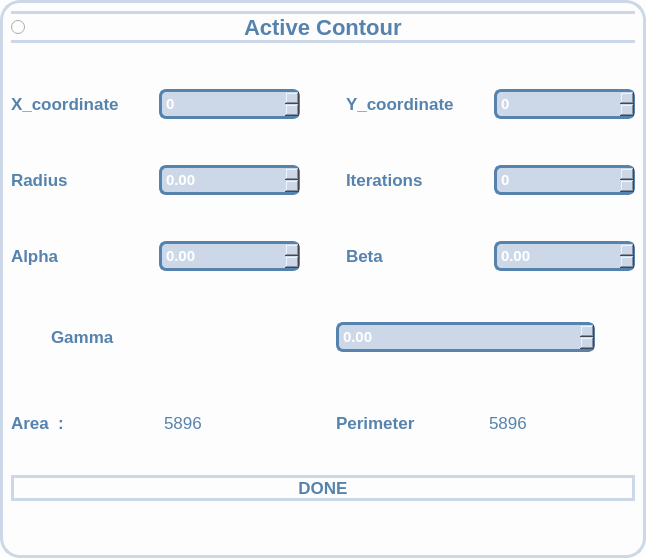
              <widget class="QWidget" name="widget_10" native="true">
               <property name="sizePolicy">
                <sizepolicy hsizetype="Expanding" vsizetype="Expanding">
                 <horstretch>0</horstretch>
                 <verstretch>0</verstretch>
                </sizepolicy>
               </property>
               <property name="styleSheet">
                <string notr="true">
background:#fdfdfd;
  border: 3px solid #ccd8e8;
  border-radius: 20px;</string>
               </property>
               <layout class="QHBoxLayout" name="horizontalLayout_19">
                <item>
                 <layout class="QVBoxLayout" name="verticalLayout_8">
                  <item>
                   <widget class="QRadioButton" name="RadioButton_ActiveContour">
                    <property name="font">
                     <font>
                      <pointsize>-1</pointsize>
                      <bold>true</bold>
                     </font>
                    </property>
                    <property name="styleSheet">
                     <string notr="true">Font-size:22px;
font-weight:bold;
background:#fdfdfd;
color:#5583ad;
 border-top: 3px solid #ccd8e8;
 border-bottom: 3px solid#ccd8e8;
border-left:None;
border-right:None;
</string>
                    </property>
                    <property name="text">
                     <string>                                   Active Contour                                      </string>
                    </property>
                    <property name="checked">
                     <bool>false</bool>
                    </property>
                   </widget>
                  </item>
                  <item>
                   <spacer name="verticalSpacer_8">
                    <property name="orientation">
                     <enum>Qt::Orientation::Vertical</enum>
                    </property>
                    <property name="sizeHint" stdset="0">
                     <size>
                      <width>20</width>
                      <height>40</height>
                     </size>
                    </property>
                   </spacer>
                  </item>
                  <item>
                   <layout class="QHBoxLayout" name="horizontalLayout_20">
                    <item>
                     <widget class="QLabel" name="label_param_3">
                      <property name="font">
                       <font>
                        <pointsize>-1</pointsize>
                        <bold>true</bold>
                       </font>
                      </property>
                      <property name="styleSheet">
                       <string notr="true">Font-size:17px;
font-weight:bold;
background:#fdfdfd;
color:#5583ad;

border:None;</string>
                      </property>
                      <property name="text">
                       <string>X_coordinate</string>
                      </property>
                     </widget>
                    </item>
                    <item>
                     <widget class="QSpinBox" name="rg_threshold_spinbox_3">
                      <property name="font">
                       <font>
                        <pointsize>-1</pointsize>
                        <bold>true</bold>
                       </font>
                      </property>
                      <property name="styleSheet">
                       <string notr="true">Font-size:15px;
font-weight:bold;
background: #ccd8e8;
color:white;
border:3px solid black;
padding:2px;
border-radius:7px;
 border: 3px solid#5583ad;;</string>
                      </property>
                     </widget>
                    </item>
                    <item>
                     <spacer name="horizontalSpacer_49">
                      <property name="orientation">
                       <enum>Qt::Orientation::Vertical</enum>
                      </property>
                      <property name="sizeHint" stdset="0">
                       <size>
                        <width>40</width>
                        <height>20</height>
                       </size>
                      </property>
                     </spacer>
                    </item>
                    <item>
                     <widget class="QLabel" name="label_param_6">
                      <property name="font">
                       <font>
                        <pointsize>-1</pointsize>
                        <bold>true</bold>
                       </font>
                      </property>
                      <property name="styleSheet">
                       <string notr="true">Font-size:17px;
font-weight:bold;
background:#fdfdfd;
color:#5583ad;

border:None;</string>
                      </property>
                      <property name="text">
                       <string>Y_coordinate</string>
                      </property>
                     </widget>
                    </item>
                    <item>
                     <widget class="QSpinBox" name="rg_threshold_spinbox_4">
                      <property name="font">
                       <font>
                        <pointsize>-1</pointsize>
                        <bold>true</bold>
                       </font>
                      </property>
                      <property name="styleSheet">
                       <string notr="true">Font-size:15px;
font-weight:bold;
background: #ccd8e8;
color:white;
border:3px solid black;
padding:2px;
border-radius:7px;
 border: 3px solid#5583ad;;</string>
                      </property>
                     </widget>
                    </item>
                   </layout>
                  </item>
                  <item>
                   <spacer name="verticalSpacer_9">
                    <property name="orientation">
                     <enum>Qt::Orientation::Vertical</enum>
                    </property>
                    <property name="sizeHint" stdset="0">
                     <size>
                      <width>20</width>
                      <height>40</height>
                     </size>
                    </property>
                   </spacer>
                  </item>
                  <item>
                   <layout class="QHBoxLayout" name="horizontalLayout_29">
                    <item>
                     <widget class="QLabel" name="label_param_15">
                      <property name="font">
                       <font>
                        <pointsize>-1</pointsize>
                        <bold>true</bold>
                       </font>
                      </property>
                      <property name="styleSheet">
                       <string notr="true">Font-size:17px;
font-weight:bold;
background:#fdfdfd;
color:#5583ad;

border:None;</string>
                      </property>
                      <property name="text">
                       <string>Radius</string>
                      </property>
                     </widget>
                    </item>
                    <item>
                     <widget class="QDoubleSpinBox" name="rg_threshold_spinbox_13">
                      <property name="font">
                       <font>
                        <pointsize>-1</pointsize>
                        <bold>true</bold>
                       </font>
                      </property>
                      <property name="styleSheet">
                       <string notr="true">Font-size:15px;
font-weight:bold;
background: #ccd8e8;
color:white;
border:3px solid black;
padding:2px;
border-radius:7px;
 border: 3px solid#5583ad;;</string>
                      </property>
                     </widget>
                    </item>
                    <item>
                     <spacer name="horizontalSpacer_47">
                      <property name="orientation">
                       <enum>Qt::Orientation::Vertical</enum>
                      </property>
                      <property name="sizeHint" stdset="0">
                       <size>
                        <width>40</width>
                        <height>20</height>
                       </size>
                      </property>
                     </spacer>
                    </item>
                    <item>
                     <widget class="QLabel" name="label_param_16">
                      <property name="font">
                       <font>
                        <pointsize>-1</pointsize>
                        <bold>true</bold>
                       </font>
                      </property>
                      <property name="styleSheet">
                       <string notr="true">Font-size:17px;
font-weight:bold;
background:#fdfdfd;
color:#5583ad;

border:None;</string>
                      </property>
                      <property name="text">
                       <string>Iterations</string>
                      </property>
                     </widget>
                    </item>
                    <item>
                     <widget class="QSpinBox" name="rg_threshold_spinbox_14">
                      <property name="font">
                       <font>
                        <pointsize>-1</pointsize>
                        <bold>true</bold>
                       </font>
                      </property>
                      <property name="styleSheet">
                       <string notr="true">Font-size:15px;
font-weight:bold;
background: #ccd8e8;
color:white;
border:3px solid black;
padding:2px;
border-radius:7px;
 border: 3px solid#5583ad;;</string>
                      </property>
                     </widget>
                    </item>
                   </layout>
                  </item>
                  <item>
                   <spacer name="verticalSpacer_15">
                    <property name="orientation">
                     <enum>Qt::Orientation::Vertical</enum>
                    </property>
                    <property name="sizeHint" stdset="0">
                     <size>
                      <width>20</width>
                      <height>40</height>
                     </size>
                    </property>
                   </spacer>
                  </item>
                  <item>
                   <layout class="QHBoxLayout" name="horizontalLayout_26">
                    <item>
                     <widget class="QLabel" name="label_param_7">
                      <property name="font">
                       <font>
                        <pointsize>-1</pointsize>
                        <bold>true</bold>
                       </font>
                      </property>
                      <property name="styleSheet">
                       <string notr="true">Font-size:17px;
font-weight:bold;
background:#fdfdfd;
color:#5583ad;

border:None;</string>
                      </property>
                      <property name="text">
                       <string>Alpha</string>
                      </property>
                     </widget>
                    </item>
                    <item>
                     <widget class="QDoubleSpinBox" name="rg_threshold_spinbox_5">
                      <property name="font">
                       <font>
                        <pointsize>-1</pointsize>
                        <bold>true</bold>
                       </font>
                      </property>
                      <property name="styleSheet">
                       <string notr="true">Font-size:15px;
font-weight:bold;
background: #ccd8e8;
color:white;
border:3px solid black;
padding:2px;
border-radius:7px;
 border: 3px solid#5583ad;;</string>
                      </property>
                     </widget>
                    </item>
                    <item>
                     <spacer name="horizontalSpacer_43">
                      <property name="orientation">
                       <enum>Qt::Orientation::Vertical</enum>
                      </property>
                      <property name="sizeHint" stdset="0">
                       <size>
                        <width>40</width>
                        <height>20</height>
                       </size>
                      </property>
                     </spacer>
                    </item>
                    <item>
                     <widget class="QLabel" name="label_param_8">
                      <property name="font">
                       <font>
                        <pointsize>-1</pointsize>
                        <bold>true</bold>
                       </font>
                      </property>
                      <property name="styleSheet">
                       <string notr="true">Font-size:17px;
font-weight:bold;
background:#fdfdfd;
color:#5583ad;

border:None;</string>
                      </property>
                      <property name="text">
                       <string>Beta</string>
                      </property>
                     </widget>
                    </item>
                    <item>
                     <widget class="QDoubleSpinBox" name="rg_threshold_spinbox_6">
                      <property name="font">
                       <font>
                        <pointsize>-1</pointsize>
                        <bold>true</bold>
                       </font>
                      </property>
                      <property name="styleSheet">
                       <string notr="true">Font-size:15px;
font-weight:bold;
background: #ccd8e8;
color:white;
border:3px solid black;
padding:2px;
border-radius:7px;
 border: 3px solid#5583ad;;</string>
                      </property>
                     </widget>
                    </item>
                   </layout>
                  </item>
                  <item>
                   <spacer name="verticalSpacer_10">
                    <property name="orientation">
                     <enum>Qt::Orientation::Vertical</enum>
                    </property>
                    <property name="sizeHint" stdset="0">
                     <size>
                      <width>20</width>
                      <height>40</height>
                     </size>
                    </property>
                   </spacer>
                  </item>
                  <item>
                   <layout class="QHBoxLayout" name="horizontalLayout_28">
                    <item>
                     <spacer name="horizontalSpacer_37">
                      <property name="orientation">
                       <enum>Qt::Orientation::Vertical</enum>
                      </property>
                      <property name="sizeHint" stdset="0">
                       <size>
                        <width>40</width>
                        <height>20</height>
                       </size>
                      </property>
                     </spacer>
                    </item>
                    <item>
                     <widget class="QLabel" name="label_param_11">
                      <property name="font">
                       <font>
                        <pointsize>-1</pointsize>
                        <bold>true</bold>
                       </font>
                      </property>
                      <property name="styleSheet">
                       <string notr="true">Font-size:17px;
font-weight:bold;
background:#fdfdfd;
color:#5583ad;

border:None;</string>
                      </property>
                      <property name="text">
                       <string>Gamma</string>
                      </property>
                     </widget>
                    </item>
                    <item>
                     <spacer name="verticalSpacer_47">
                      <property name="orientation">
                       <enum>Qt::Orientation::Vertical</enum>
                      </property>
                      <property name="sizeHint" stdset="0">
                       <size>
                        <width>20</width>
                        <height>40</height>
                       </size>
                      </property>
                     </spacer>
                    </item>
                    <item>
                     <widget class="QDoubleSpinBox" name="rg_threshold_spinbox_9">
                      <property name="font">
                       <font>
                        <pointsize>-1</pointsize>
                        <bold>true</bold>
                       </font>
                      </property>
                      <property name="styleSheet">
                       <string notr="true">Font-size:15px;
font-weight:bold;
background: #ccd8e8;
color:white;
border:3px solid black;
padding:2px;
border-radius:7px;
 border: 3px solid#5583ad;;</string>
                      </property>
                     </widget>
                    </item>
                    <item>
                     <spacer name="horizontalSpacer_45">
                      <property name="orientation">
                       <enum>Qt::Orientation::Vertical</enum>
                      </property>
                      <property name="sizeHint" stdset="0">
                       <size>
                        <width>40</width>
                        <height>20</height>
                       </size>
                      </property>
                     </spacer>
                    </item>
                   </layout>
                  </item>
                  <item>
                   <spacer name="verticalSpacer_13">
                    <property name="orientation">
                     <enum>Qt::Orientation::Vertical</enum>
                    </property>
                    <property name="sizeHint" stdset="0">
                     <size>
                      <width>20</width>
                      <height>40</height>
                     </size>
                    </property>
                   </spacer>
                  </item>
                  <item>
                   <layout class="QHBoxLayout" name="horizontalLayout_30">
                    <item>
                     <widget class="QLabel" name="label_param_12">
                      <property name="font">
                       <font>
                        <pointsize>-1</pointsize>
                        <bold>true</bold>
                       </font>
                      </property>
                      <property name="styleSheet">
                       <string notr="true">Font-size:17px;
font-weight:bold;
background:#fdfdfd;
color:#5583ad;

border:None;</string>
                      </property>
                      <property name="text">
                       <string>Area  :</string>
                      </property>
                     </widget>
                    </item>
                    <item>
                     <widget class="QLabel" name="label">
                      <property name="styleSheet">
                       <string notr="true">border:None;
color:#5583ad;
Font-size:17px;</string>
                      </property>
                      <property name="text">
                       <string>5896</string>
                      </property>
                     </widget>
                    </item>
                    <item>
                     <spacer name="verticalSpacer_48">
                      <property name="orientation">
                       <enum>Qt::Orientation::Vertical</enum>
                      </property>
                      <property name="sizeHint" stdset="0">
                       <size>
                        <width>20</width>
                        <height>40</height>
                       </size>
                      </property>
                     </spacer>
                    </item>
                    <item>
                     <widget class="QLabel" name="label_param_19">
                      <property name="font">
                       <font>
                        <pointsize>-1</pointsize>
                        <bold>true</bold>
                       </font>
                      </property>
                      <property name="styleSheet">
                       <string notr="true">Font-size:17px;
font-weight:bold;
background:#fdfdfd;
color:#5583ad;

border:None;</string>
                      </property>
                      <property name="text">
                       <string>Perimeter</string>
                      </property>
                     </widget>
                    </item>
                    <item>
                     <widget class="QLabel" name="label_2">
                      <property name="styleSheet">
                       <string notr="true">border:None;
color:#5583ad;
Font-size:17px;</string>
                      </property>
                      <property name="text">
                       <string>5896</string>
                      </property>
                     </widget>
                    </item>
                   </layout>
                  </item>
                  <item>
                   <widget class="Line" name="line_5">
                    <property name="font">
                     <font>
                      <pointsize>5</pointsize>
                     </font>
                    </property>
                    <property name="styleSheet">
                     <string notr="true">border: 1px solid black;</string>
                    </property>
                    <property name="lineWidth">
                     <number>0</number>
                    </property>
                    <property name="orientation">
                     <enum>Qt::Orientation::Vertical</enum>
                    </property>
                   </widget>
                  </item>
                  <item>
                   <spacer name="horizontalSpacer_40">
                    <property name="orientation">
                     <enum>Qt::Orientation::Vertical</enum>
                    </property>
                    <property name="sizeHint" stdset="0">
                     <size>
                      <width>40</width>
                      <height>20</height>
                     </size>
                    </property>
                   </spacer>
                  </item>
                  <item>
                   <widget class="QPushButton" name="pushButton">
                    <property name="styleSheet">
                     <string notr="true">Font-size:17px;
font-weight:bold;
background:#fdfdfd;
color:#5583ad;</string>
                    </property>
                    <property name="text">
                     <string>DONE</string>
                    </property>
                   </widget>
                  </item>
                  <item>
                   <spacer name="horizontalSpacer_14">
                    <property name="orientation">
                     <enum>Qt::Orientation::Vertical</enum>
                    </property>
                    <property name="sizeHint" stdset="0">
                     <size>
                      <width>40</width>
                      <height>20</height>
                     </size>
                    </property>
                   </spacer>
                  </item>
                  <item>
                   <spacer name="horizontalSpacer_15">
                    <property name="orientation">
                     <enum>Qt::Orientation::Vertical</enum>
                    </property>
                    <property name="sizeHint" stdset="0">
                     <size>
                      <width>40</width>
                      <height>20</height>
                     </size>
                    </property>
                   </spacer>
                  </item>
                  <item>
                   <widget class="Line" name="line_6">
                    <property name="styleSheet">
                     <string notr="true">border: 0.5px solid black;</string>
                    </property>
                    <property name="orientation">
                     <enum>Qt::Orientation::Vertical</enum>
                    </property>
                   </widget>
                  </item>
                 </layout>
                </item>
               </layout>
              </widget>
